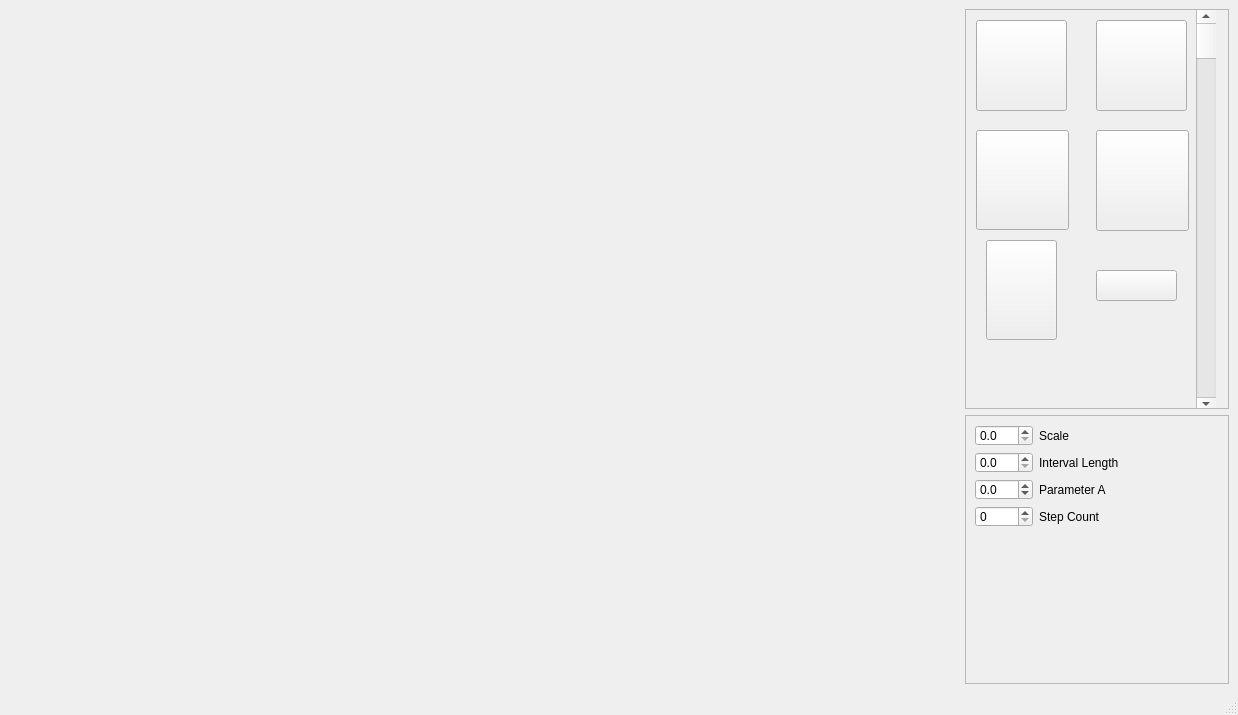
<?xml version="1.0" encoding="UTF-8"?>
<ui version="4.0">
 <class>MainWindow</class>
 <widget class="QMainWindow" name="MainWindow">
  <property name="geometry">
   <rect>
    <x>0</x>
    <y>0</y>
    <width>1238</width>
    <height>715</height>
   </rect>
  </property>
  <property name="windowTitle">
   <string>MainWindow</string>
  </property>
  <property name="iconSize">
   <size>
    <width>700</width>
    <height>700</height>
   </size>
  </property>
  <widget class="QWidget" name="centralwidget">
   <layout class="QGridLayout" name="gridLayout">
    <item row="0" column="0">
     <layout class="QHBoxLayout" name="horizontalLayout">
      <item>
       <widget class="Graphic" name="graphic" native="true">
        <property name="minimumSize">
         <size>
          <width>950</width>
          <height>400</height>
         </size>
        </property>
        <property name="tabletTracking">
         <bool>false</bool>
        </property>
        <property name="autoFillBackground">
         <bool>true</bool>
        </property>
       </widget>
      </item>
      <item>
       <layout class="QVBoxLayout" name="verticalLayout">
        <item>
         <widget class="QScrollArea" name="menugr">
          <property name="minimumSize">
           <size>
            <width>250</width>
            <height>400</height>
           </size>
          </property>
          <property name="maximumSize">
           <size>
            <width>700</width>
            <height>88800</height>
           </size>
          </property>
          <property name="widgetResizable">
           <bool>true</bool>
          </property>
          <widget class="QWidget" name="scrollAreaWidgetContents">
           <property name="geometry">
            <rect>
             <x>0</x>
             <y>0</y>
             <width>248</width>
             <height>398</height>
            </rect>
           </property>
           <widget class="QPushButton" name="circle">
            <property name="geometry">
             <rect>
              <x>10</x>
              <y>10</y>
              <width>91</width>
              <height>91</height>
             </rect>
            </property>
            <property name="minimumSize">
             <size>
              <width>90</width>
              <height>90</height>
             </size>
            </property>
            <property name="focusPolicy">
             <enum>Qt::WheelFocus</enum>
            </property>
            <property name="text">
             <string/>
            </property>
            <property name="icon">
             <iconset resource="resources.qrc">
              <normaloff>:/img/picture/circle.jpg</normaloff>:/img/picture/circle.jpg</iconset>
            </property>
            <property name="iconSize">
             <size>
              <width>90</width>
              <height>100</height>
             </size>
            </property>
           </widget>
           <widget class="QPushButton" name="clover">
            <property name="geometry">
             <rect>
              <x>130</x>
              <y>10</y>
              <width>91</width>
              <height>91</height>
             </rect>
            </property>
            <property name="minimumSize">
             <size>
              <width>90</width>
              <height>90</height>
             </size>
            </property>
            <property name="text">
             <string/>
            </property>
            <property name="icon">
             <iconset resource="resources.qrc">
              <normaloff>:/img/picture/clover2.png</normaloff>:/img/picture/clover2.png</iconset>
            </property>
            <property name="iconSize">
             <size>
              <width>90</width>
              <height>100</height>
             </size>
            </property>
           </widget>
           <widget class="QPushButton" name="Archimedes">
            <property name="geometry">
             <rect>
              <x>10</x>
              <y>120</y>
              <width>93</width>
              <height>100</height>
             </rect>
            </property>
            <property name="minimumSize">
             <size>
              <width>90</width>
              <height>100</height>
             </size>
            </property>
            <property name="text">
             <string/>
            </property>
            <property name="icon">
             <iconset resource="resources.qrc">
              <normaloff>:/img/picture/Archimedes.png</normaloff>:/img/picture/Archimedes.png</iconset>
            </property>
            <property name="iconSize">
             <size>
              <width>90</width>
              <height>100</height>
             </size>
            </property>
           </widget>
           <widget class="QPushButton" name="snail">
            <property name="geometry">
             <rect>
              <x>130</x>
              <y>120</y>
              <width>93</width>
              <height>101</height>
             </rect>
            </property>
            <property name="minimumSize">
             <size>
              <width>90</width>
              <height>101</height>
             </size>
            </property>
            <property name="text">
             <string/>
            </property>
            <property name="icon">
             <iconset resource="resources.qrc">
              <normaloff>:/img/picture/snail.png</normaloff>:/img/picture/snail.png</iconset>
            </property>
            <property name="iconSize">
             <size>
              <width>300</width>
              <height>100</height>
             </size>
            </property>
           </widget>
           <widget class="QScrollBar" name="scroll">
            <property name="geometry">
             <rect>
              <x>230</x>
              <y>0</y>
              <width>20</width>
              <height>401</height>
             </rect>
            </property>
            <property name="orientation">
             <enum>Qt::Vertical</enum>
            </property>
           </widget>
           <widget class="QPushButton" name="hyperbolicSpiral">
            <property name="geometry">
             <rect>
              <x>20</x>
              <y>230</y>
              <width>71</width>
              <height>100</height>
             </rect>
            </property>
            <property name="text">
             <string/>
            </property>
            <property name="icon">
             <iconset resource="resources.qrc">
              <normaloff>:/img/picture/hyperbolicSpiral.png</normaloff>:/img/picture/hyperbolicSpiral.png</iconset>
            </property>
            <property name="iconSize">
             <size>
              <width>90</width>
              <height>100</height>
             </size>
            </property>
           </widget>
           <widget class="QPushButton" name="Bernulli">
            <property name="geometry">
             <rect>
              <x>130</x>
              <y>260</y>
              <width>81</width>
              <height>31</height>
             </rect>
            </property>
            <property name="minimumSize">
             <size>
              <width>0</width>
              <height>0</height>
             </size>
            </property>
            <property name="text">
             <string/>
            </property>
            <property name="icon">
             <iconset resource="resources.qrc">
              <normaloff>:/img/picture/Bernuli.png</normaloff>:/img/picture/Bernuli.png</iconset>
            </property>
            <property name="iconSize">
             <size>
              <width>90</width>
              <height>120</height>
             </size>
            </property>
           </widget>
          </widget>
         </widget>
        </item>
        <item>
         <widget class="QScrollArea" name="parametr">
          <property name="minimumSize">
           <size>
            <width>250</width>
            <height>100</height>
           </size>
          </property>
          <property name="maximumSize">
           <size>
            <width>700</width>
            <height>400</height>
           </size>
          </property>
          <property name="widgetResizable">
           <bool>true</bool>
          </property>
          <widget class="QWidget" name="scrollAreaWidgetContents_2">
           <property name="geometry">
            <rect>
             <x>0</x>
             <y>0</y>
             <width>248</width>
             <height>226</height>
            </rect>
           </property>
           <layout class="QFormLayout" name="formLayout">
            <item row="0" column="0">
             <widget class="QDoubleSpinBox" name="scale">
              <property name="minimumSize">
               <size>
                <width>58</width>
                <height>21</height>
               </size>
              </property>
              <property name="maximumSize">
               <size>
                <width>58</width>
                <height>21</height>
               </size>
              </property>
              <property name="decimals">
               <number>1</number>
              </property>
              <property name="singleStep">
               <double>0.300000000000000</double>
              </property>
             </widget>
            </item>
            <item row="0" column="1">
             <widget class="QLabel" name="textScale">
              <property name="minimumSize">
               <size>
                <width>10</width>
                <height>10</height>
               </size>
              </property>
              <property name="text">
               <string>Scale</string>
              </property>
             </widget>
            </item>
            <item row="1" column="0">
             <widget class="QDoubleSpinBox" name="intervallength">
              <property name="minimumSize">
               <size>
                <width>58</width>
                <height>21</height>
               </size>
              </property>
              <property name="maximumSize">
               <size>
                <width>58</width>
                <height>21</height>
               </size>
              </property>
              <property name="decimals">
               <number>1</number>
              </property>
              <property name="maximum">
               <double>630.000000000000000</double>
              </property>
              <property name="singleStep">
               <double>10.000000000000000</double>
              </property>
             </widget>
            </item>
            <item row="1" column="1">
             <widget class="QLabel" name="label">
              <property name="text">
               <string>Interval Length</string>
              </property>
             </widget>
            </item>
            <item row="2" column="0">
             <widget class="QDoubleSpinBox" name="aValue">
              <property name="enabled">
               <bool>true</bool>
              </property>
              <property name="minimumSize">
               <size>
                <width>58</width>
                <height>21</height>
               </size>
              </property>
              <property name="maximumSize">
               <size>
                <width>58</width>
                <height>21</height>
               </size>
              </property>
              <property name="decimals">
               <number>1</number>
              </property>
              <property name="minimum">
               <double>-100.000000000000000</double>
              </property>
              <property name="singleStep">
               <double>1.000000000000000</double>
              </property>
             </widget>
            </item>
            <item row="2" column="1">
             <widget class="QLabel" name="label_2">
              <property name="text">
               <string>Parameter A</string>
              </property>
             </widget>
            </item>
            <item row="3" column="0">
             <widget class="QSpinBox" name="stepCount">
              <property name="minimumSize">
               <size>
                <width>58</width>
                <height>21</height>
               </size>
              </property>
              <property name="maximumSize">
               <size>
                <width>58</width>
                <height>21</height>
               </size>
              </property>
              <property name="maximum">
               <number>512</number>
              </property>
              <property name="singleStep">
               <number>8</number>
              </property>
             </widget>
            </item>
            <item row="3" column="1">
             <widget class="QLabel" name="label_3">
              <property name="text">
               <string>Step Count</string>
              </property>
             </widget>
            </item>
           </layout>
          </widget>
         </widget>
        </item>
       </layout>
      </item>
     </layout>
    </item>
   </layout>
  </widget>
  <widget class="QMenuBar" name="menubar">
   <property name="geometry">
    <rect>
     <x>0</x>
     <y>0</y>
     <width>1238</width>
     <height>22</height>
    </rect>
   </property>
  </widget>
  <widget class="QStatusBar" name="statusbar"/>
 </widget>
 <customwidgets>
  <customwidget>
   <class>Graphic</class>
   <extends>QWidget</extends>
   <header>graphic.h</header>
   <container>1</container>
  </customwidget>
 </customwidgets>
 <resources>
  <include location="resources.qrc"/>
 </resources>
 <connections/>
</ui>
